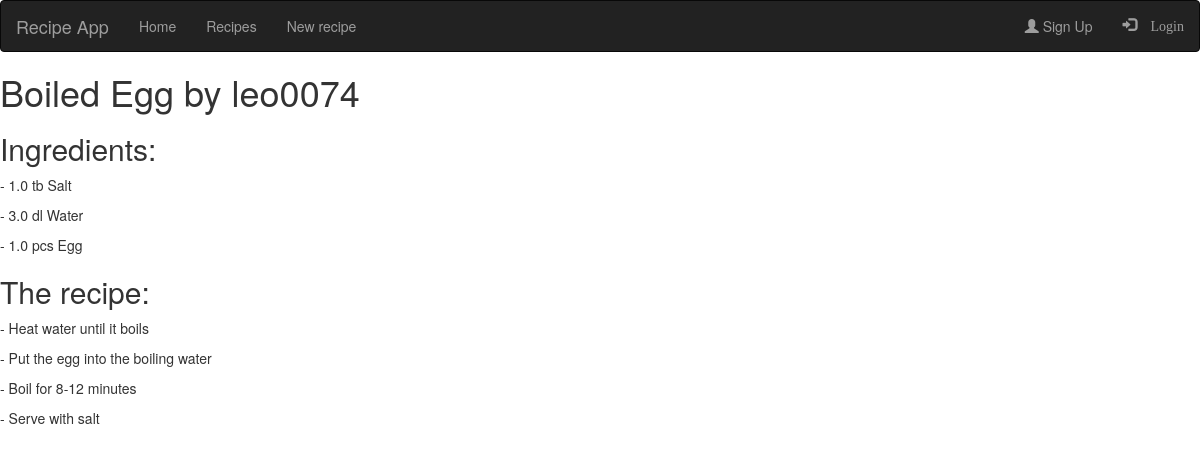
The page /RecipeApp/recipes?id=5 on the database its author committed.
### RecipeApp/models.py (models this page shows)
class Recipe(models.Model):
	owner = models.ForeignKey(User, on_delete=models.CASCADE)
	name = models.TextField()
	recipe_text = models.TextField()
	created_date = models.DateTimeField()

class Ingredient(models.Model):
	recipe = models.ForeignKey(Recipe, on_delete=models.CASCADE)
	name = models.TextField()
	quantity = models.FloatField()
	unit = models.TextField()

### RecipeApp/views/recipes_view.py (the view, shortened to what this page needs)
# urls.py: path('recipes', recipes_view.recipes, name='recipes'),
def recipes(request):
	id = request.GET.get('id')
	if id is not None:
		recipe = Recipe.objects.filter(id = id)[0]
		lines = recipe.recipe_text.split('\n')
		ingredients = Ingredient.objects.filter(recipe = recipe)
		return render(request, 'RecipeApp/recipe.html', {'recipe' : recipe, 'lines' : lines, 'ingredients' : ingredients})

### RecipeApp/templates/RecipeApp/recipe.html
{% include 'RecipeApp/header.html' %}
<div>
<h1>{{ recipe.name }} by {{ recipe.owner.username}}</h1>
<h2>Ingredients:</h2>
{% for ingredient in ingredients %}
<p>- {{ ingredient.quantity }} {{ ingredient.unit }} {{ ingredient.name }} </p>
{% endfor %}
<h2>The recipe:</h2>
{% for line in lines %}
<p>{{ line }}</p>
{% endfor %}
</div>

### RecipeApp/templates/RecipeApp/header.html (shortened to what this page needs)
<head>
</head>
{% load i18n %}
{% load staticfiles %}
<link rel="stylesheet" href="https://maxcdn.bootstrapcdn.com/bootstrap/3.3.7/css/bootstrap.min.css">
<nav class="navbar navbar-inverse">
<div class="container-fluid">
<div class="navbar-header">
<a class="navbar-brand" href="#">Recipe App</a>
</div>
<ul class="nav navbar-nav">
<li><a href="#">Home</a></li>
<li><a href='{% url "recipes" %}'><span>{% trans "Recipes" %}</span></a></li>
<li><a href='{% url "new_recipe" %}'><span>{% trans "New recipe" %}</span></a></li>
</ul>
<ul class="nav navbar-nav navbar-right">
{% if user.is_authenticated %}
<li><a><span class="glyphicon glyphicon-user"></span> Welcome, {{user.username}}</a></li>
<li><a href='{% url "logout" %}'><span class="glyphicon glyphicon-log-in"> {% trans "Logout" %}</span></a></li>
{% else %}
<li><a href='{% url "register" %}'><span class="glyphicon glyphicon-user"></span> Sign Up</a></li>
<li><a href='{% url "login" %}'><span class="glyphicon glyphicon-log-in"> {% trans "Login" %}</span></a></li>
{% endif %}
</ul>
</div>
</nav>

### rows shown on the page
Recipe: name "Boiled Egg", owner.username "leo0074"
Ingredient: quantity "1.0", unit "tb", name "Salt"
Ingredient: quantity "3.0", unit "dl", name "Water"
Ingredient: quantity "1.0", unit "pcs", name "Egg"

### other values the page prints
{{ line }} "- Heat water until it boils" "- Put the egg into the boiling water" "- Boil for 8-12 minutes" "- Serve with salt"
